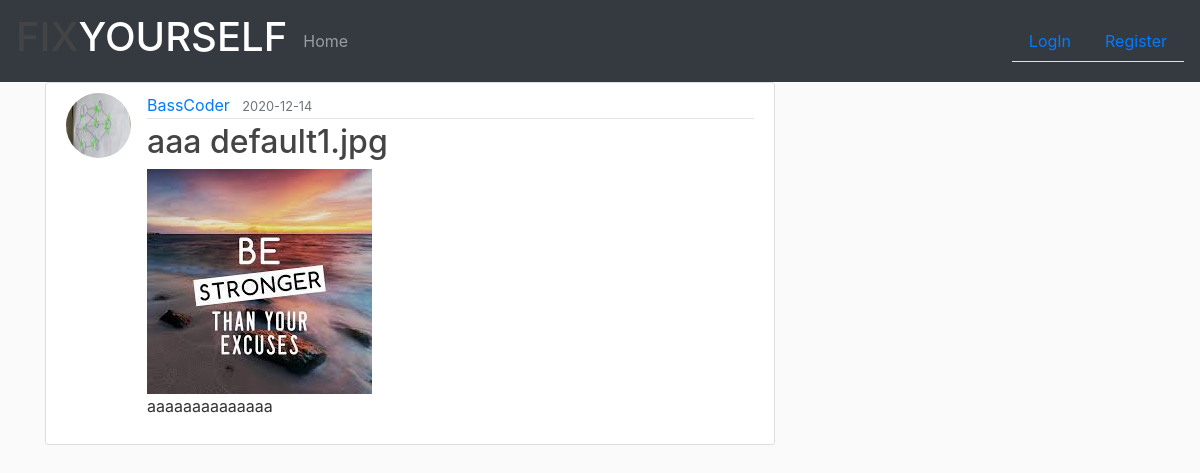
The page /post/5 on the database its author committed.
### se_hackethon_project/models.py (models this page shows, shortened)
class User(db.Model,UserMixin):
    id = db.Column(db.Integer,primary_key=True)
    name = db.Column(db.String(20),nullable=False)
    email = db.Column(db.String(120),unique=True,nullable=False)
    image_file = db.Column(db.String(20),nullable=False,default = 'default.jpg')
    password = db.Column(db.String(60),nullable=False)
    posts = db.relationship('Post', backref='author', lazy=True)
    feedbacks = db.relationship('Feedback',backref='customer',lazy=True)

class Post(db.Model):
    id = db.Column(db.Integer,primary_key = True)
    title = db.Column(db.String(100),nullable = False)
    date_posted = db.Column(db.DateTime,nullable = False,default = datetime.utcnow)
    content = db.Column(db.Text,nullable=False)
    image_file = db.Column(db.String(20),nullable=False,default = 'default1.jpg')
    user_id = db.Column(db.Integer, db.ForeignKey('user.id'), nullable=False)

### se_hackethon_project/routes.py (the view)
@app.route("/post/<int:post_id>")
def post(post_id):
    post = Post.query.get_or_404(post_id)
    return render_template('post.html', title=post.title, post=post)

### se_hackethon_project/templates/post.html (shortened to what this page needs)
{% extends 'layout.html' %}
{% block content %}
  <article class="media content-section">
    <img class="rounded-circle article-img" src="{{ url_for('static',filename = 'profile_pics/' + post.author.image_file) }}">
    <div class="media-body">
      <div class="article-metadata">
        <a class="mr-2" href="{{ url_for('user_posts',username=post.author.name) }}">{{ post.author.name }}</a>
        <small class="text-muted">{{ post.date_posted.strftime("%Y-%m-%d") }}</small>
      </div>
      <h2 class="article-title">{{ post.title }} {{post.image_file}}</h2>
      <img src="{{ url_for('static',filename = 'profile_pics/' + post.image_file) }}" alt="Post Picture">
      <p class="article-content">{{ post.content }}</p>
    </div>
  </article>
{% endblock content %}

### se_hackethon_project/static/main.css (style rules this page uses)
body { background: #fafafa; color: #333333; }
h1, h2, h3, h4, h5, h6 { color: #444444; }
.content-section { background: #ffffff; padding: 10px 20px; border: 1px solid #dddddd; border-radius: 3px; margin-bottom: 20px; }
.article-title { color: #444444; }
.article-content { white-space: pre-line; }
.article-img { height: 65px; width: 65px; margin-right: 16px; }
.article-metadata { padding-bottom: 1px; margin-bottom: 4px; border-bottom: 1px solid #e3e3e3 }

### rows shown on the page
User: image_file (picture), author.name "BassCoder"
Post: date_posted "2020-12-14", title "aaa", image_file "default1.jpg", image_file (placeholder picture), content "aaaaaaaaaaaaaa"
